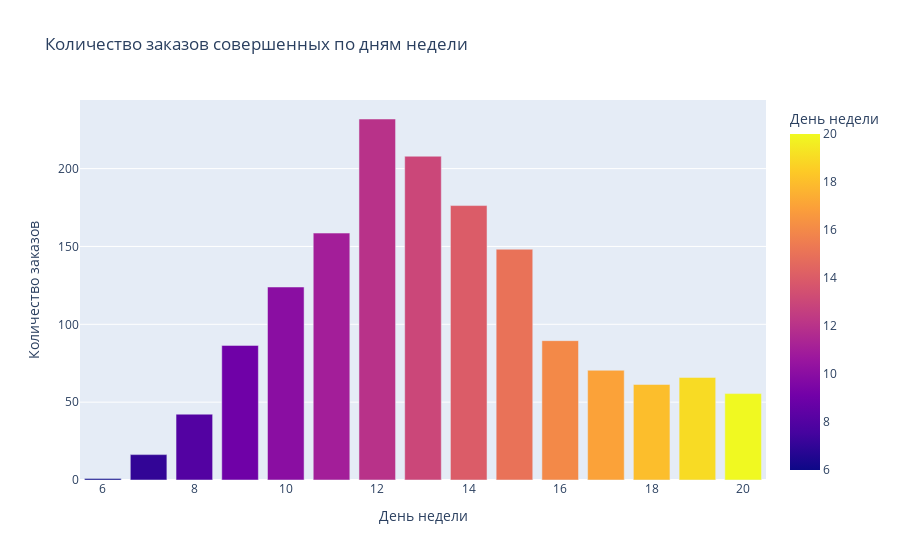

Here is the notebook cell this chart was saved with:
### Markdown cell above
Выделим дату из признака времени совершения транзакции.
Сгруппируем данные по датам и часам совершения транзакции и найдём количество заказов на каждый день-час. Затем найдём среднее количество ежедневно поступающих заказов в каждый из часов.

Построим визуализацию, отражающую распределение среднего количества ежедневно поступающих заказов по времени суток (часу совершения транзакции)

### Code cell
df['date'] = df['InvoiceDate'].dt.date
group_data = df.groupby(by=['date', 'hour'], as_index=False)['InvoiceNo'].count()
sub_group = group_data.groupby('hour')['InvoiceNo'].mean().reset_index()

fig = px.bar(sub_group,
            x='hour',
            y='InvoiceNo',
            title='Количество заказов совершенных по дням недели',
            labels={
                'hour': 'День недели',
                'InvoiceNo':'Количество заказов'
            },
            color='hour',
            color_discrete_sequence=px.colors.qualitative.Pastel
            )
fig.show()

### Figure 1 — Plotly figure (JSON) as saved in the notebook; plotly's stock layout.template omitted (floating-point values rounded to 4 significant figures)
{"data": [{"alignmentgroup": "True", "hovertemplate": "День недели=%{marker.color}<br>Количество заказов=%{y}<extra></extra>", "legendgroup": "", "marker": {"color": [6, 7, 8, 9, 10, 11, 12, 13, 14, 15, 16, 17, 18, 19, 20], "coloraxis": "coloraxis", "pattern": {"shape": ""}}, "name": "", "offsetgroup": "", "orientation": "v", "showlegend": false, "textposition": "auto", "type": "bar", "x": [6, 7, 8, 9, 10, 11, 12, 13, 14, 15, 16, 17, 18, 19, 20], "xaxis": "x", "y": [1, 16.3, 42.27, 86.46, 124.0, 158.6, 231.9, 207.9, 176.3, 148.2, 89.49, 70.48, 61.36, 65.9, 55.5], "yaxis": "y"}], "layout": {"barmode": "relative", "coloraxis": {"colorbar": {"title": {"text": "День недели"}}, "colorscale": [[0, "#0d0887"], [0.1111, "#46039f"], [0.2222, "#7201a8"], [0.3333, "#9c179e"], [0.4444, "#bd3786"], [0.5556, "#d8576b"], [0.6667, "#ed7953"], [0.7778, "#fb9f3a"], [0.8889, "#fdca26"], [1, "#f0f921"]]}, "legend": {"tracegroupgap": 0}, "title": {"text": "Количество заказов совершенных по дням недели"}, "xaxis": {"anchor": "y", "domain": [0, 1], "title": {"text": "День недели"}}, "yaxis": {"anchor": "x", "domain": [0, 1], "title": {"text": "Количество заказов"}}}}
